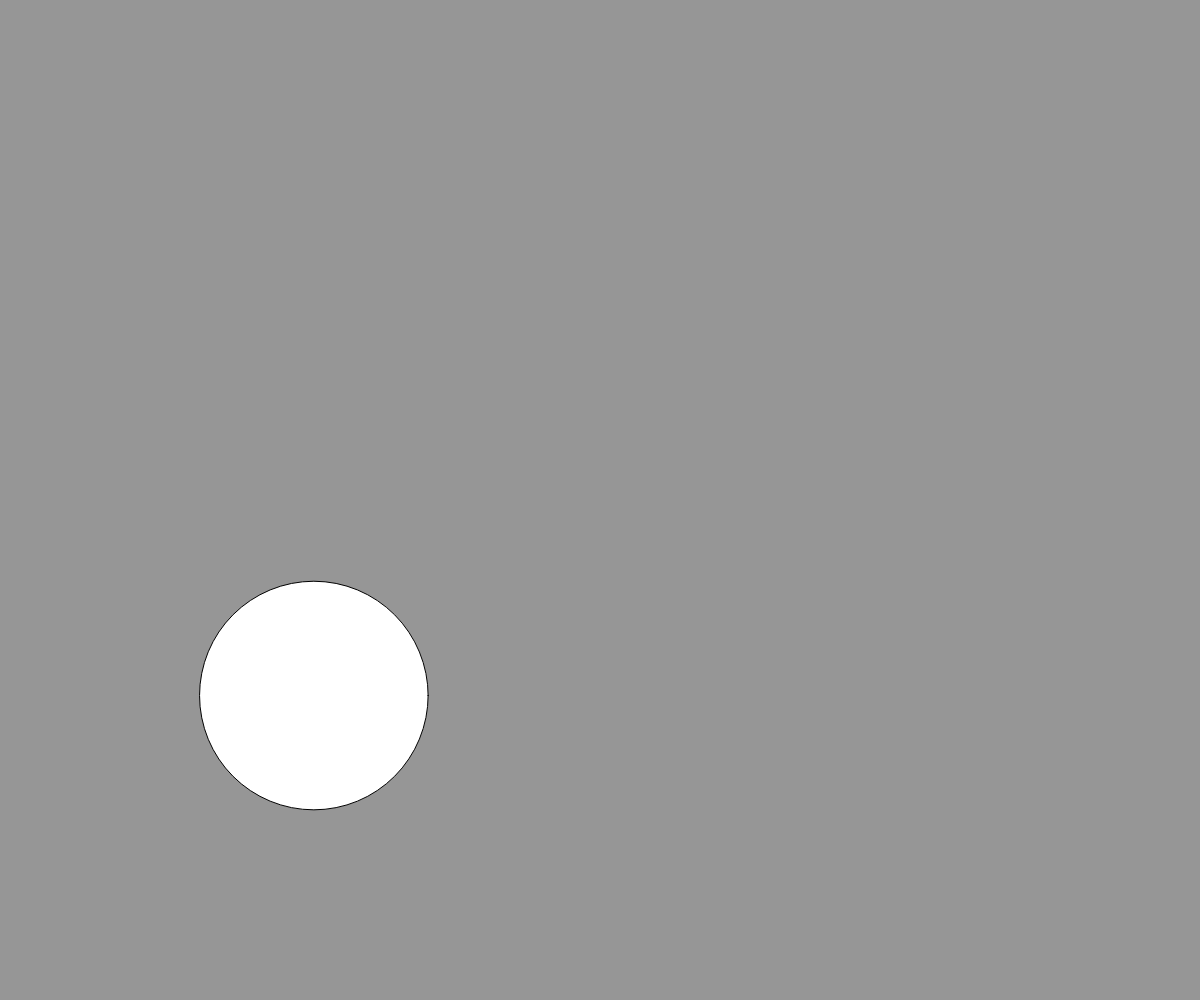
Frame 1 (no input)
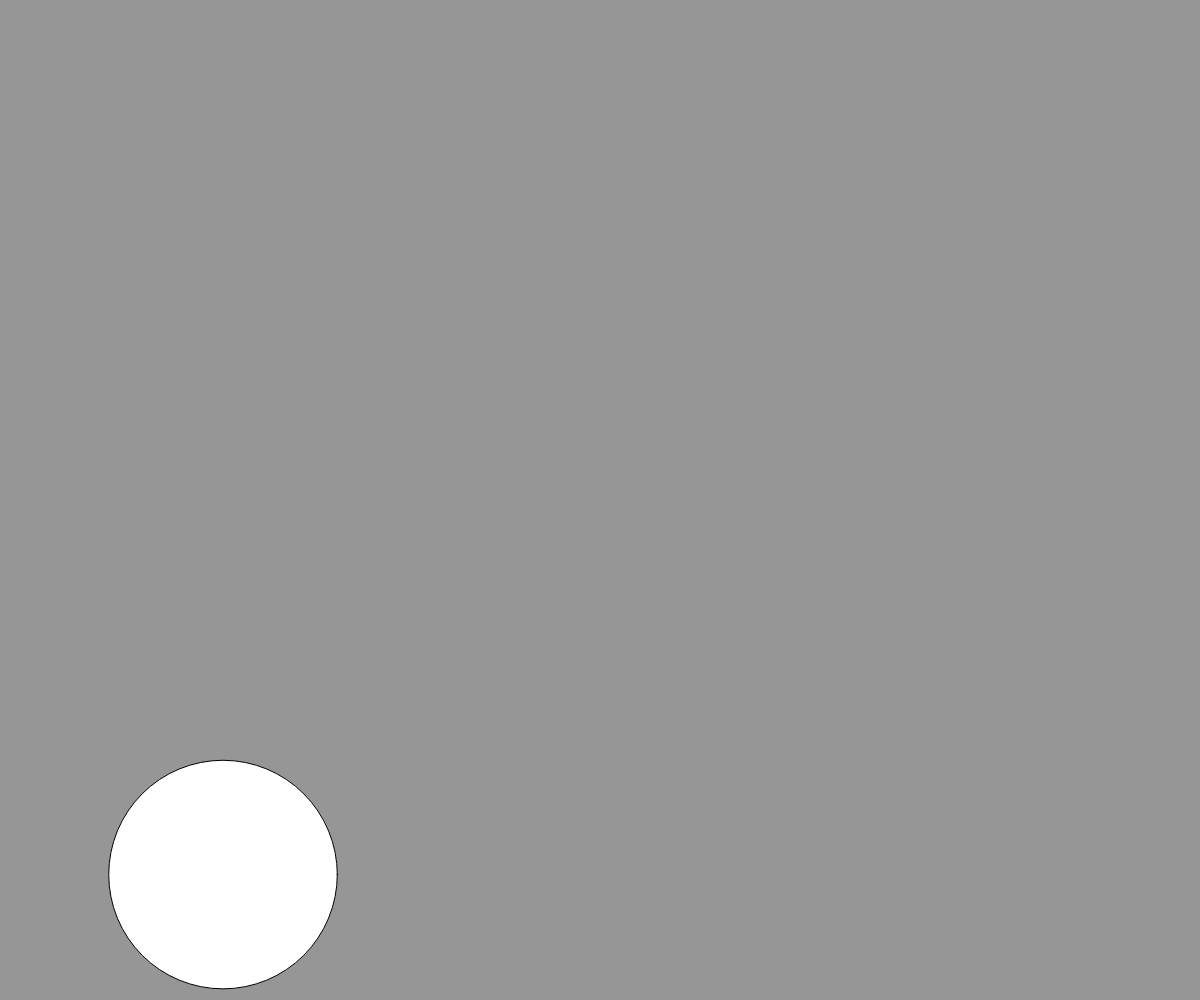
Frame 60 (no input)
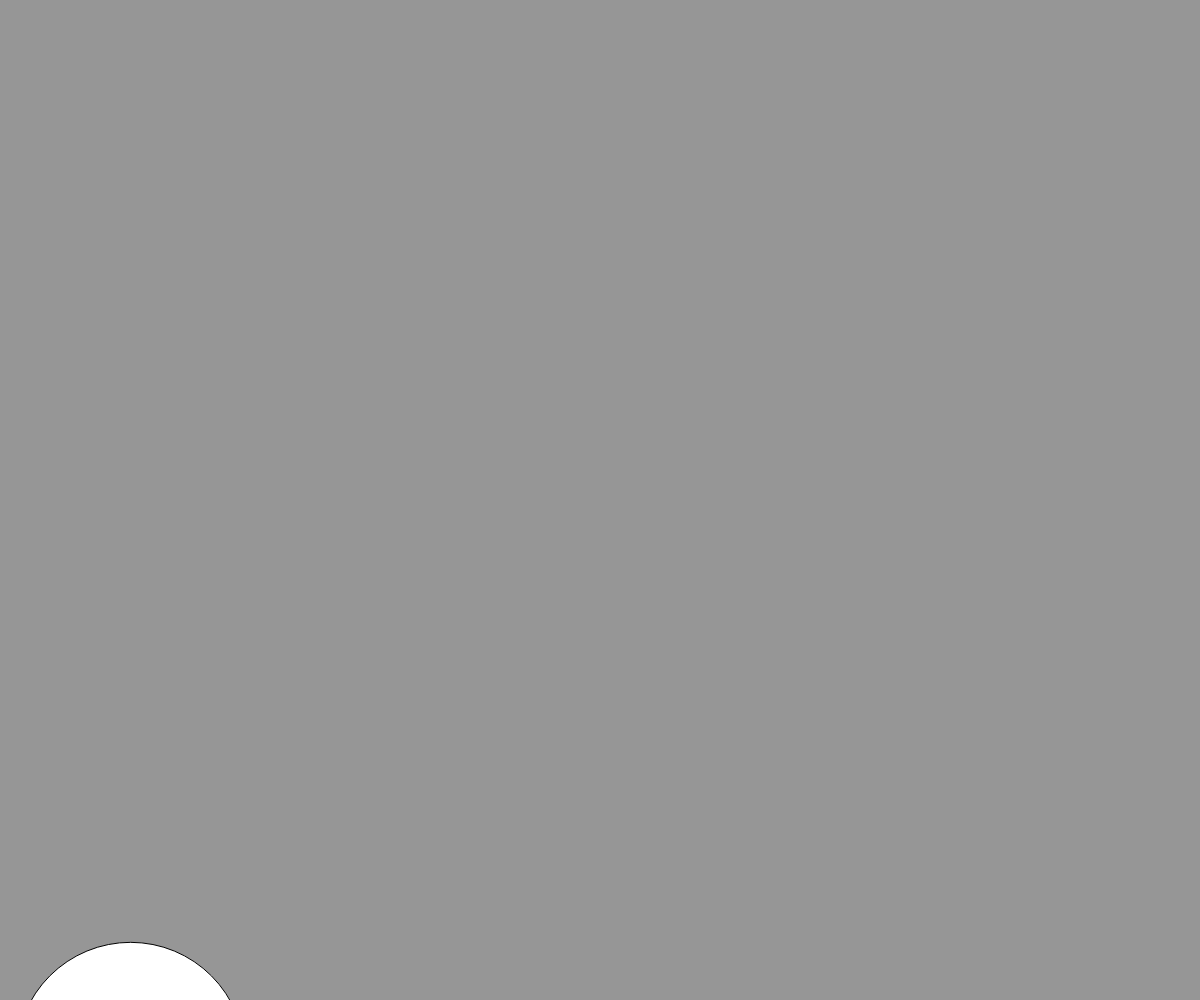
Frame 120 (the mouse pressed at the canvas centre since frame 60)

The p5.js sketch that drew these frames (run headless with seeded random() and noise() and a simulated clock; from frame 60 on, the mouse is pressed at the canvas centre):

// p5.js sketch
// ── sketch.js
let posx;
let posy;
let diam;
let rad;

let velx;
let vely;

function setup() {
    createCanvas(windowWidth, windowHeight);
    diam = random(50, 300);
    rad = diam / 2;

    posx = random(rad, width - rad);
    posy = random(rad, height - rad);

    velx = random(-5, 5);
    vely = random(-5, 5);
}

    function draw() {
        background(150);

        if(posx > width - rad || posx < rad){
            velx *= -1;
        }

        if(posy > width - rad || posy < rad){
            vely *= -1;
        }

        posx += velx;
        posy += vely;

        circle( posx, posy, diam);

}
